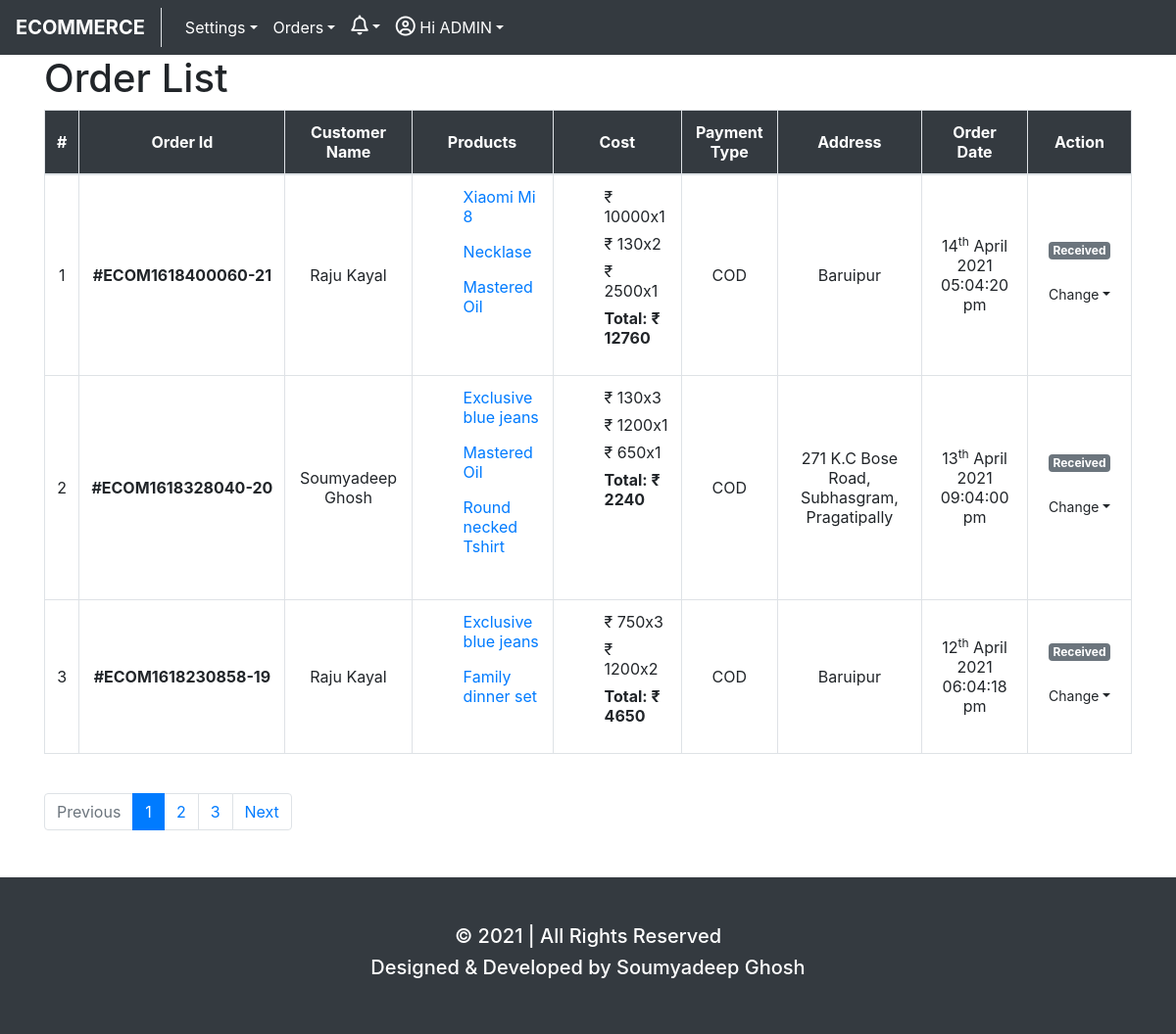
Before: /orderlist.php (signed in) with the older database file.
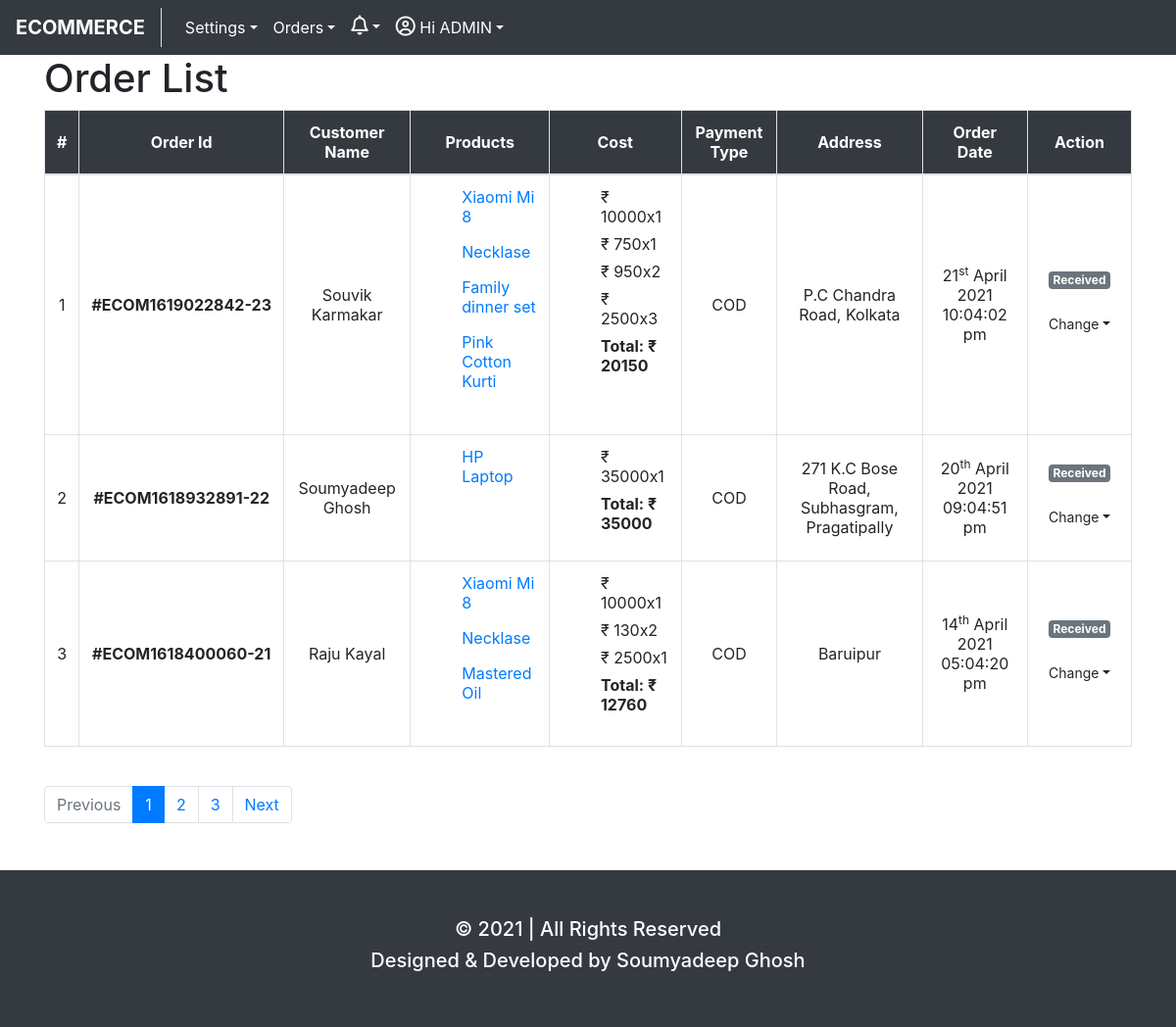
After: the same page with the newer database file.
### tables this page shows
CREATE TABLE `orders` (
  `id` int(11) NOT NULL,
  `user_id` int(11) NOT NULL,
  `products` longtext NOT NULL,
  `quantities` longtext NOT NULL,
  `prices` longtext NOT NULL,
  `address` text NOT NULL,
  `payment_method` varchar(50) NOT NULL,
  `invoice` varchar(100) NOT NULL,
  `status` tinyint(1) NOT NULL DEFAULT 1 COMMENT '0=cancelled\r\n1=ordered\r\n2=packed\r\n3=shiped\r\n4=delivered',
  `date` varchar(255) NOT NULL,
  `time` varchar(255) NOT NULL
);

CREATE TABLE `users` (
  `id` int(11) NOT NULL,
  `name` varchar(255) NOT NULL,
  `email` varchar(100) NOT NULL,
  `sex` varchar(10) NOT NULL,
  `address` varchar(255) NOT NULL,
  `username` varchar(50) NOT NULL,
  `password` varchar(100) NOT NULL,
  `type` tinyint(1) NOT NULL DEFAULT 0 COMMENT 'user=0\r\nadmin=1',
  `created_at` varchar(50) NOT NULL,
  `updated_at` varchar(50) NOT NULL
);

### orderlist.php (the view, shortened to what the changed rows need)
<?php
    include "config.php";
    $psql = "SELECT id,name FROM product";
    $pquery = mysqli_query($link,$psql);
    $product_list = [];
    while($result = mysqli_fetch_assoc($pquery)){
        $product_list[$result['id']]['name'] = $result['name'];
    }
    $page = isset($_GET['page']) ? mysqli_real_escape_string($link,$_GET['page']) : 1;
    $limit = 3;
    $offset = ($page - 1) * $limit;
    if($_SESSION['type'] == 1){
        $sql = "SELECT orders.id as order_id,users.name as user_name,products,quantities,orders.prices as prices,orders.address as order_address,payment_method,invoice,status,date,time FROM orders LEFT JOIN users ON orders.user_id=users.id ORDER BY orders.id DESC LIMIT $limit OFFSET $offset";
    }
    $query = mysqli_query($link,$sql);
?>
<head>
    <?php include 'layouts/head.php' ?>
</head>
<body>
    <?php include 'layouts/header.php' ?>
    <div class="container">
        <h1>Order List</h1>
        <?php if(mysqli_num_rows($query) > 0){ $orders = mysqli_fetch_all($query,MYSQLI_ASSOC); $slno = 1; ?>
        <table class="table table-bordered">
            <thead class="bg-dark text-center text-white">
                <tr>
                    <th class="align-middle">#</th>
                    <th class="align-middle">Order Id</th>
                    <?= $_SESSION['type'] == 1 ? '<th class="align-middle">Customer Name</th>' : '' ?>
                    <th class="align-middle">Products</th>
                    <th class="align-middle">Cost</th>
                    <?= $_SESSION['type'] == 1 ? '<th class="align-middle">Payment Type</th>' : '' ?>
                    <?= $_SESSION['type'] == 1 ? '<th class="align-middle">Address</th>' : '' ?>
                    <th class="align-middle">Order Date</th>
                    <?= $_SESSION['type'] == 1 ? '<th class="align-middle">Action</th>' : '' ?>
                </tr>
            </thead>
            <tbody>
                <?php
                    if($_SESSION['type'] == 1){
                        $psql = "SELECT * FROM orders";
                    }else{
                        $psql = "SELECT * FROM orders WHERE user_id='$user_id'";
                    }
                    $pquery = mysqli_query($link,$psql);
                    $total_record = mysqli_num_rows($pquery);
                    $total_page = ceil($total_record / $limit);
                    foreach($orders as $order){
                ?>
                <tr id="<?= $order['order_id'] ?>">
                    <td class="align-middle text-center"><?= $slno ?></td>
                    <td class="align-middle text-center"><strong><?= '#ECOM'.strtotime($order['time'].' '.$order['date']).'-'.$order['order_id'] ?></strong></td>
                    <?= $_SESSION['type'] == 1 ? '<td class="align-middle text-center">'.$order['user_name'].'</td>' : '' ?>
                    <?php
                        $arr = json_decode($order['products']);
                        $product_array = [];
                        foreach($product_list as $id=>$item){
                            if(in_array($id,$arr)){
                                $product_array[$id] = $item;
                            }
                        }
                    ?>
                    <td>
                        <ul style="list-style-type:none">
                            <?php foreach($product_array as $id=>$product){ ?>
                                <li class="pb-3"><a href="#" data-toggle="popover" title="<?= $product['name'] ?>" data-pid="<?= $id ?>" data-num="<?= $slno ?>" id="<?= $slno.'-'.$id ?>" class="product"><?= $product['name'] ?></li>
                            <?php } ?>
                        </ul>
                    </td>
                    <td>
                        <ul style="list-style-type:none">
                            <?php
                                $total = 0;
                                $quantities = json_decode($order['quantities']);
                                foreach(json_decode($order['prices']) as $key=>$price){
                                    $total += $price * $quantities[$key];
                            ?>
                                <li class="pb-2">&#8377 <?= $price.'x'.$quantities[$key] ?></li>
                            <?php } ?>
                            <li><strong>Total: &#8377 <?= $total ?></strong></li>
                        </ul>
                    </td>
                    <?= $_SESSION['type'] == 1 ? '<td class="align-middle text-center">'.strtoupper($order['payment_method']).'</td>' : '' ?>
                    <?= $_SESSION['type'] == 1 ? '<td class="align-middle text-center">'.$order['order_address'].'</td>' : '' ?>
                    <?php
                        switch($order['status']){
                            case 1:
                                $status = 'Received';
                                $class = 'badge badge-secondary';
                                break;
                        }
                    ?>
                    <td class="align-middle text-center"><?= date('d',strtotime($order['date'])).'<sup>'.date('S',strtotime($order['date'])).'</sup>'.date(' F Y',strtotime($order['date'])).' '.$order['time'] ?></td>
                    <?php if($_SESSION['type'] == 1){ ?>
                        <td class="align-middle text-center">
                            <span class="<?= isset($class) ? $class : '' ?>"><?= isset($status) ? $status : '' ?></span><br><br>
                            <?php if($order['status'] != 0 && $order['status'] != 4){ ?>
                            <div class="dropdown" id="ecom<?= $order['order_id'] ?>">
                                <button type="button" class="btn btn-default btn-sm dropdown-toggle" data-toggle="dropdown">Change</button>
                            </div>
                            <?php } ?>
                        </td>
                    <?php } ?>
                </tr>
                <?php $slno++; }}else{ ?>
                    <tr><td class="text-center" colspan="<?= $_SESSION['type'] == 1 ? 9 : 7 ?>">No order found</td></tr>
                <?php } ?>
            </tbody>
        </table>
        <br>
        <ul class="pagination">
            <?php for($i=1;$i<=$total_page;$i++){ ?>
                <li class="page-item <?= ($page == $i) ? 'active' : '' ?>"><a class="page-link" href="orderlist.php?page=<?= $i ?>"><?php echo $i ?></a></li>
            <?php } ?>
        </ul>
    </div>
    <?php include 'layouts/footer.php' ?>
</body>

Changed rows visible on the page:
no longer on this page (row unchanged): orders: strtotime($order['time'].' '.$order['date']) "1618328040", id "20", user.name "Soumyadeep Ghosh", name "Exclusive blue jeans", name "Mastered Oil", name "Round necked Tshirt", prices "130", quantities "3", prices "1200", quantities "1", prices "650", total "2240", payment_method "COD", address "271 K.C Bose Road, Subhasgram, Pragatipally", date "13", date "th", date "April 2021", time "09:04:00 pm", status "Received", shown under "Order List"
no longer on this page (row unchanged): orders: strtotime($order['time'].' '.$order['date']) "1618230858", id "19", user.name "Raju Kayal", name "Exclusive blue jeans", name "Family dinner set", prices "750", quantities "3", prices "1200", quantities "2", total "4650", payment_method "COD", address "Baruipur", date "12", date "th", date "April 2021", time "06:04:18 pm", status "Received", shown under "Order List"
added orders: strtotime($order['time'].' '.$order['date']) "1619022842", id "23", user.name "Souvik Karmakar", name "Xiaomi Mi 8", name "Necklase", name "Family dinner set", name "Pink Cotton Kurti", prices "10000", quantities "1", prices "750", prices "950", quantities "2", prices "2500", quantities "3", total "20150", payment_method "COD", address "P.C Chandra Road, Kolkata", date "21", date "st", date "April 2021", time "10:04:02 pm", status "Received", shown under "Order List"
added orders: strtotime($order['time'].' '.$order['date']) "1618932891", id "22", user.name "Soumyadeep Ghosh", name "HP Laptop", prices "35000", quantities "1", total "35000", payment_method "COD", address "271 K.C Bose Road, Subhasgram, Pragatipally", date "20", date "th", date "April 2021", time "09:04:51 pm", status "Received"
